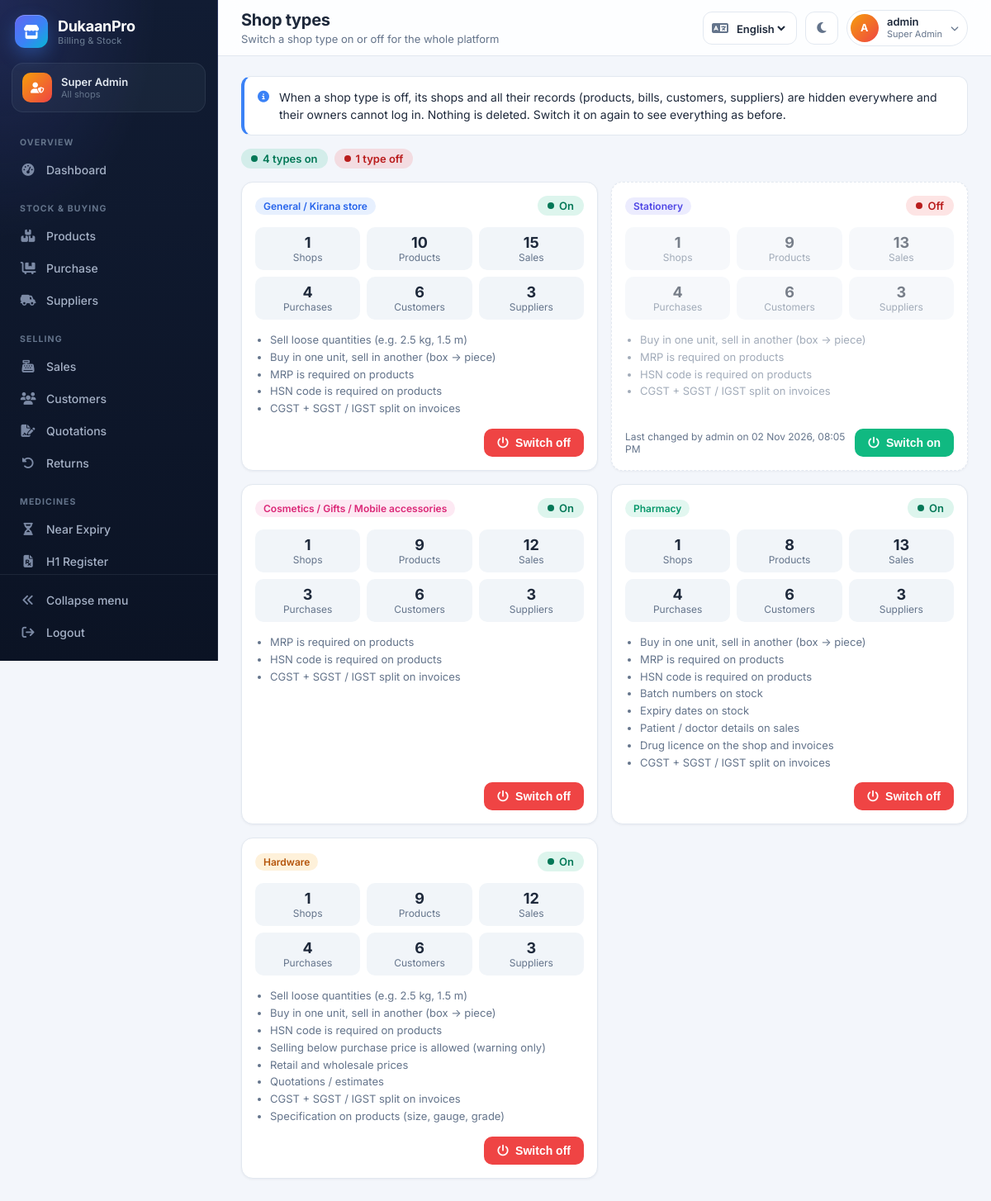
/shop-types/ (signed in), run on the app's committed database.
### pharma_app/models.py (models this page shows, shortened)
class CustomUser(AbstractUser):
    USER_TYPE = (
        ("admin", "Admin"),
        ("retailer", "Retailer"),
    )
    user_type = models.CharField(max_length=20, choices=USER_TYPE, default="retailer")

class Retailer(models.Model):
    objects = ShopScopedManager("shop_type")
    all_objects = models.Manager()
    user = models.OneToOneField(CustomUser, on_delete=models.CASCADE)
    shop_name = models.CharField(max_length=200)
    owner_name = models.CharField(max_length=150)
    shop_type = models.CharField(
        max_length=20,
        choices=SHOP_TYPE_CHOICES,
        default=DEFAULT_SHOP_TYPE,
        db_index=True,
    )
    mobile = models.CharField(max_length=15)
    email = models.EmailField()
    gst_number = models.CharField(max_length=20, blank=True, null=True)
    pan_number = models.CharField(max_length=10, blank=True, null=True)
    drug_licence_number = models.CharField(max_length=50, blank=True, default="")
    drug_licence_number_2 = models.CharField(max_length=50, blank=True, default="")
    address = models.TextField()
    city = models.CharField(max_length=100)
    state = models.CharField(max_length=100)
    pincode = models.CharField(max_length=10)
    is_active = models.BooleanField(default=True)
    created_at = models.DateTimeField(auto_now_add=True)
    updated_at = models.DateTimeField(auto_now=True)

### pharma_app/shop_service_views.py (the view)
# urls.py: path("shop-types/", shop_service_views.shop_type_services, name="shop_type_services"),
@login_required(login_url=LOGIN_URL)
def shop_type_services(request):
    if not _is_admin(request.user):
        messages.error(request, gettext("Only the admin can switch shop types on or off."))
        return redirect("dashboard")
    rows = _service_rows()
    return render(request, "shop_type_services.html", {
        "rows": rows,
        "active_count": sum(1 for row in rows if row["is_active"]),
        "paused_count": sum(1 for row in rows if not row["is_active"]),
    })

### pharma_app/templates/shop_type_services.html (shortened to what this page needs)
{% extends "base.html" %}
{% load i18n i18n_extras %}
{% load static %}
{% block css %}
<link rel="stylesheet" href="{% static 'css/dashboard.css' %}">
<link rel="stylesheet" href="{% static 'css/shop_services.css' %}">
{% endblock %}
{% block page_title %}
    <h1>{% translate "Shop types" %}</h1>
    <p>{% translate "Switch a shop type on or off for the whole platform" %}</p>
{% endblock %}
{% block body %}
<div class="service-note">
    <i class="fas fa-circle-info"></i>
    <div>
        {% translate "When a shop type is off, its shops and all their records (products, bills, customers, suppliers) are hidden everywhere and their owners cannot log in. Nothing is deleted. Switch it on again to see everything as before." %}
    </div>
</div>
<div class="service-summary">
    <span class="service-chip on"><span class="dot"></span>{% blocktranslate count counter=active_count %}{{ counter }} type on{% plural %}{{ counter }} types on{% endblocktranslate %}</span>
    <span class="service-chip off"><span class="dot"></span>{% blocktranslate count counter=paused_count %}{{ counter }} type off{% plural %}{{ counter }} types off{% endblocktranslate %}</span>
</div>
<div class="service-grid">
    {% for row in rows %}
    <div class="service-card {% if row.is_active %}is-on{% else %}is-off{% endif %}" id="service-{{ row.code }}">
        <div class="service-head">
            <div class="service-name">
                <span class="type-badge type-{{ row.code }}">{{ row.label|tr }}</span>
            </div>
            {% if row.is_active %}
                <span class="service-status on"><span class="dot"></span>{% translate "On" %}</span>
            {% else %}
                <span class="service-status off"><span class="dot"></span>{% translate "Off" %}</span>
            {% endif %}
        </div>
        <div class="service-stats">
            <div><span>{{ row.shops }}</span>{% translate "Shops" %}</div>
            <div><span>{{ row.products }}</span>{% translate "Products" %}</div>
            <div><span>{{ row.sales }}</span>{% translate "Sales" %}</div>
            <div><span>{{ row.purchases }}</span>{% translate "Purchases" %}</div>
            <div><span>{{ row.customers }}</span>{% translate "Customers" %}</div>
            <div><span>{{ row.suppliers }}</span>{% translate "Suppliers" %}</div>
        </div>
        {% if row.features %}
        <ul class="service-features">
            {% for feature in row.features %}<li>{{ feature|tr }}</li>{% endfor %}
        </ul>
        {% endif %}
        <div class="service-foot">
            <div class="service-changed">
            </div>
            <form method="POST" action="{% url 'shop_type_service_toggle' row.code %}" class="service-form"
                  data-confirm="">
                {% if row.is_active %}
                    <button type="submit" class="service-btn off"><i class="fas fa-power-off"></i> {% translate "Switch off" %}</button>
                {% else %}
                    <button type="submit" class="service-btn on"><i class="fas fa-power-off"></i> {% translate "Switch on" %}</button>
                {% endif %}
            </form>
        </div>
    </div>
    {% endfor %}
</div>
{% endblock %}

### pharma_app/templates/base.html (shortened to what this page needs)
{% load i18n i18n_extras ui %}{% load static %}{% get_current_language as LANGUAGE_CODE %}
<!DOCTYPE html>
<html lang="{{ LANGUAGE_CODE }}" data-theme="light">
<head>
    <link href="https://cdnjs.cloudflare.com/ajax/libs/font-awesome/6.4.0/css/all.min.css" rel="stylesheet">
    <link rel="stylesheet" href="{% static 'css/base.css' %}">
    <link rel="stylesheet" href="{% static 'css/error_message.css' %}">
    {% block css %}
    {% endblock %}
</head>
<body>
    {% with path=request.path %}
    <aside class="sidebar" id="sidebar" aria-label="{% translate "Main menu" %}">
        <div class="sidebar-header">
            <a href="{% url 'dashboard' %}" class="brand" title="{{ app_name }}">
                <span class="logo-icon"><i class="fas fa-store"></i></span>
                <span class="brand-text">
                    <span class="logo-text">{{ app_name }}</span>
                    <span class="brand-tagline">{% translate "Billing & Stock" %}</span>
                </span>
            </a>
        </div>
        <div class="shop-card">
            {% if request.user.is_superuser %}
                <span class="shop-card-avatar admin"><i class="fas fa-user-shield"></i></span>
                <span class="shop-card-text">
                    <span class="shop-card-name">{% translate "Super Admin" %}</span>
                    <span class="shop-card-meta">{% translate "All shops" %}</span>
                </span>
            {% else %}
                <span class="shop-card-avatar">{{ request.user.retailer.shop_name|initials }}</span>
                <span class="shop-card-text">
                    <span class="shop-card-name">{{ request.user.retailer.shop_name }}</span>
                    {% if shop_type_label %}<span class="shop-card-meta">{{ shop_type_label|tr }}</span>{% endif %}
                </span>
            {% endif %}
        </div>
        <nav class="sidebar-nav">
            <div class="nav-section">
                <div class="nav-section-title">{% translate "Overview" %}</div>
                <a href="{% url 'dashboard' %}" data-label="{% translate "Dashboard" %}"
                   class="nav-item {% if path == '/' %}active{% endif %}">
                    <i class="fas fa-gauge-high"></i><span>{% translate "Dashboard" %}</span>
                </a>
            </div>
            <div class="nav-section">
                <div class="nav-section-title">{% translate "Stock & Buying" %}</div>
                <a href="{% url 'product_list' %}" data-label="{% translate "Products" %}"
                   class="nav-item {% if path == '/product-list/' or path == '/add-product/' or path == '/low-stock/' %}active{% endif %}">
                    <i class="fas fa-boxes-stacked"></i><span>{% translate "Products" %}</span>
                </a>
                <a href="{% url 'purchase_product_list' %}" data-label="{% translate "Purchase" %}"
                   class="nav-item {% if path == '/purchase-product-list/' or path == '/add-order/' or '/purchases-details/' in path %}{% if '/return/' not in path %}active{% endif %}{% endif %}">
                    <i class="fas fa-cart-flatbed"></i><span>{% translate "Purchase" %}</span>
                </a>
                <a href="{% url 'supplier_list' %}" data-label="{% translate "Suppliers" %}"
                   class="nav-item {% if '/suppliers/' in path or '/supplier-products/' in path or path == '/add-supplier/' %}active{% endif %}">
                    <i class="fas fa-truck-field"></i><span>{% translate "Suppliers" %}</span>
                </a>
            </div>
            <div class="nav-section">
                <div class="nav-section-title">{% translate "Selling" %}</div>
                <a href="{% url 'sales_list' %}" data-label="{% translate "Sales" %}"
                   class="nav-item {% if '/sales/' in path or path == '/sale-create/' %}{% if '/return/' not in path %}active{% endif %}{% endif %}">
                    <i class="fas fa-cash-register"></i><span>{% translate "Sales" %}</span>
                </a>
                <a href="{% url 'customer_list' %}" data-label="{% translate "Customers" %}"
                   class="nav-item {% if '/customers/' in path %}active{% endif %}">
                    <i class="fas fa-users"></i><span>{% translate "Customers" %}</span>
                </a>
                {% if features.quotations %}
                <a href="{% url 'quotation_list' %}" data-label="{% translate "Quotations" %}"
                   class="nav-item {% if '/quotations/' in path %}active{% endif %}">
                    <i class="fas fa-file-signature"></i><span>{% translate "Quotations" %}</span>
                </a>
                {% endif %}
                <a href="{% url 'returns_list' %}" data-label="{% translate "Returns" %}"
                   class="nav-item {% if path == '/returns/' or '/return/' in path or '-note/' in path %}active{% endif %}">
                    <i class="fas fa-rotate-left"></i><span>{% translate "Returns" %}</span>
                </a>
            </div>
            {% if features.expiry_tracking or features.prescription_details %}
            <div class="nav-section">
                <div class="nav-section-title">{% translate "Medicines" %}</div>
                {% if features.expiry_tracking %}
                <a href="{% url 'near_expiry' %}" data-label="{% translate "Near Expiry" %}"
                   class="nav-item {% if path == '/near-expiry/' %}active{% endif %}">
                    <i class="fas fa-hourglass-half"></i><span>{% translate "Near Expiry" %}</span>
                </a>
                {% endif %}
                {% if features.prescription_details %}
                <a href="{% url 'h1_register' %}" data-label="{% translate "H1 Register" %}"
                   class="nav-item {% if path == '/h1-register/' %}active{% endif %}">
                    <i class="fas fa-file-prescription"></i><span>{% translate "H1 Register" %}</span>
                </a>
                {% endif %}
            </div>
            {% endif %}
        </nav>
        <div class="sidebar-footer">
            <button type="button" class="nav-item collapse-btn" onclick="toggleSidebar()"
                    data-label="{% translate "Expand menu" %}" title="{% translate "Collapse sidebar" %}">
                <i class="fas fa-angles-left"></i><span>{% translate "Collapse menu" %}</span>
            </button>
            <a href="{% url 'user_logout' %}" class="nav-item nav-logout" data-label="{% translate "Logout" %}">
                <i class="fas fa-arrow-right-from-bracket"></i><span>{% translate "Logout" %}</span>
            </a>
        </div>
    </aside>
    {% endwith %}
    <main class="main-content" id="mainContent">
        <header class="topbar">
            <div class="topbar-left">
                <div class="topbar-title">
                    {% block page_title %}
                    {% endblock %}
                </div>
            </div>
            <div class="header-actions">
                {% get_available_languages as LANGUAGES %}
                <form action="{% url 'set_language' %}" method="post" class="language-form">
                    <label class="language-picker" title="{% translate "Language" %}">
                        <i class="fas fa-language" aria-hidden="true"></i>
                        <select name="language" onchange="this.form.submit()" aria-label="{% translate "Language" %}">
                            {% get_language_info_list for LANGUAGES as language_list %}{% for language in language_list %}
                                <option value="{{ language.code }}" {% if language.code == LANGUAGE_CODE %}selected{% endif %}>{{ language.name_local }}</option>
                            {% endfor %}
                        </select>
                    </label>
                </form>
                <button type="button" class="header-icon-btn" onclick="toggleTheme()" title="{% translate "Toggle theme" %}" aria-label="{% translate "Toggle theme" %}">
                    <i class="fas fa-moon" id="themeIcon"></i>
                </button>
                <div class="user-profile" id="userProfile" role="button" tabindex="0" aria-haspopup="true">
                    {% if request.user.is_superuser %}
                        <span class="user-avatar admin">{{ request.user.username|initials:1 }}</span>
                        <span class="user-info">
                            <span class="user-name">{{ request.user.username }}</span>
                            <span class="user-role">{% translate "Super Admin" %}</span>
                        </span>
                    {% endif %}
                    <i class="fas fa-chevron-down user-chevron"></i>
                </div>
            </div>
        </header>
        <div class="page-body">
        {% block body %}
        {% endblock %}
        </div>
    </main>
</body>
</html>

### data on the page
CustomUser: user.username|initials "A", user.username "admin", label|tr "Stationery", shops "1", products "9", sales "13", purchases "4", customers "6", suppliers "3", features "Buy in one unit, sell in another (box -> piece)" "MRP is required on products" "HSN code is required on products" "CGST + SGST / IGST split on invoices"
Retailer: label|tr "Hardware", shops "1", products "9", sales "12", purchases "4", customers "6", suppliers "3", features "Sell loose quantities (e.g. 2.5 kg, 1.5 m)" "Buy in one unit, sell in another (box -> piece)" "HSN code is required on products" "Selling below purchase price is allowed (warning only)" "Retail and wholesale prices" "Quotations / estimates" "CGST + SGST / IGST split on invoices" "Specification on products (size, gauge, grade)"

### other printed values
{{ app_name }} "DukaanPro"
{{ row.label|tr }} "General / Kirana store" "Cosmetics / Gifts / Mobile accessories" "Pharmacy"
{{ row.shops }} "1" "1" "1"
{{ row.products }} "10" "9" "8"
{{ row.sales }} "15" "12" "13"
{{ row.purchases }} "4" "3" "4"
{{ row.customers }} "6" "6" "6"
{{ row.suppliers }} "3" "3" "3"
{{ feature|tr }} "Sell loose quantities (e.g. 2.5 kg, 1.5 m)" "Buy in one unit, sell in another (box -> piece)" "MRP is required on products" "HSN code is required on products" "CGST + SGST / IGST split on invoices" "MRP is required on products" "HSN code is required on products" "CGST + SGST / IGST split on invoices" "Buy in one unit, sell in another (box -> piece)" "MRP is required on products" "HSN code is required on products" "Batch numbers on stock" "Expiry dates on stock" "Patient / doctor details on sales" "Drug licence on the shop and invoices" "CGST + SGST / IGST split on invoices"
form field language "English"
